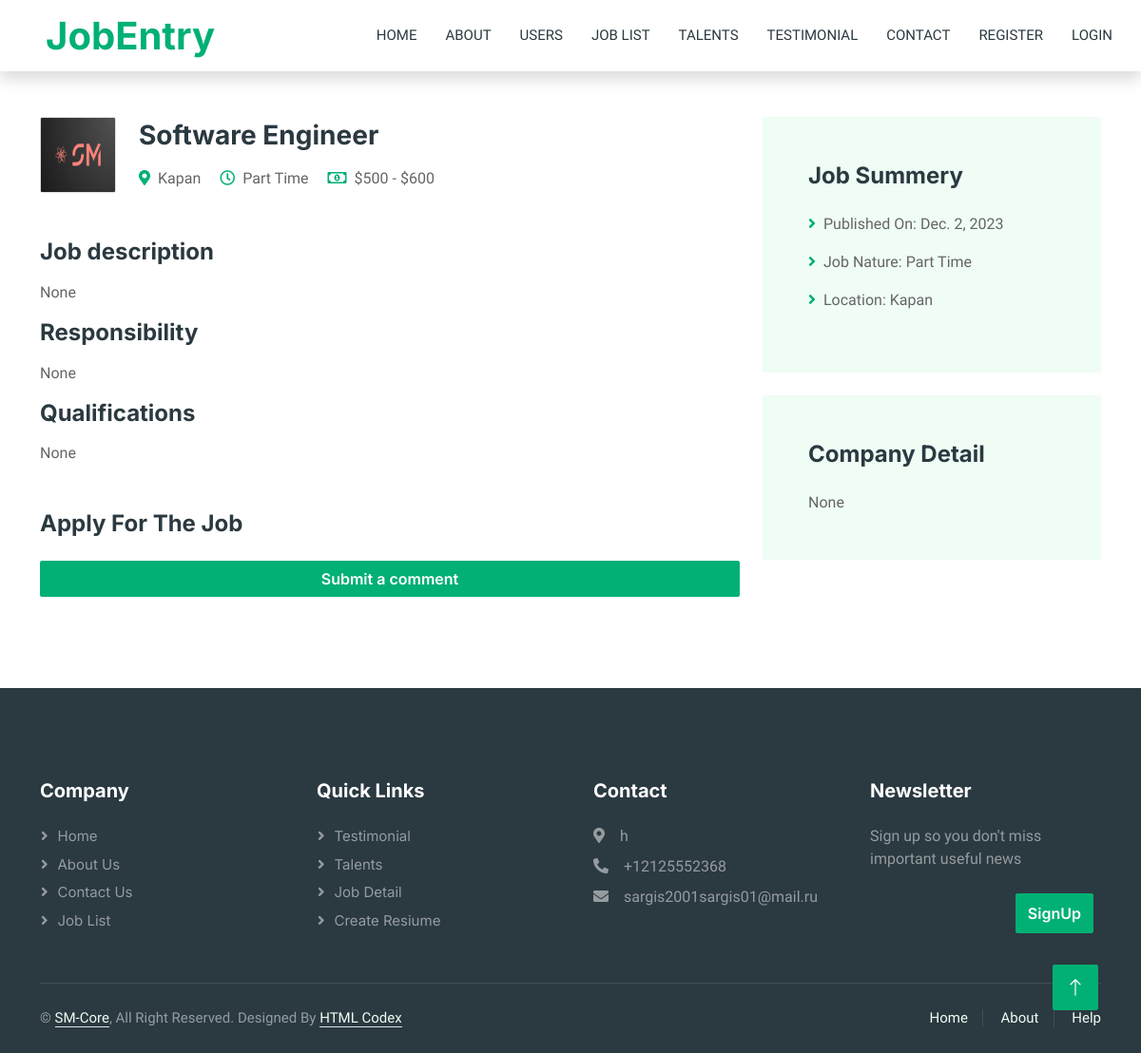
/1/, run on the app's committed database.
### main/models.py (models this page shows, shortened)
class JobCreate(models.Model):
    Full_time='Full Time'
    Part_time='Part Time'
    timetype=[
        ('Full Time',Full_time),
        ('Part Time',Part_time),
    ]
    Marketing = 'Marketing'
    Customer_Service = 'Customer Service'
    Human_Resource = 'Human Resource'
    Project_Management = 'Project Management'
    Business_Development = 'Business Development'
    Sales_and_Communication = 'Sales & Communication'
    Teaching_and_Education = 'Teaching & Education'
    Design_and_Creative = 'Design & Creative'
    category = [
        ('Marketing', 'Marketing'),
        ('Customer Service', 'Customer Service'),
        ('Human Resource', 'Human Resource'),
        ('Project Management', 'Project Management'),
        ('Business Development', 'Business Development'),
        ('Sales_and Communication', 'Sales & Communication'),
        ('Teaching and Education', 'Teaching & Education'),
        ('Design and Creative', 'Design & Creative'),
    ]
    proff=models.CharField('Job title',max_length=255)
    location=models.CharField('Location',max_length=55)
    jobtime=models.CharField('Job Time',choices=timetype,max_length=50)
    min_salary=models.IntegerField('Min salary')
    max_salary=models.IntegerField('Max salary')
    dt=models.DateField(auto_now_add=True)
    img=models.ImageField('Imagers',upload_to='Jobs_media')
    categories=models.CharField('Category',choices=category,max_length=50,blank=True)
    discription=models.TextField('Job description',null=True)
    responsibility=models.TextField('Responsibility',null=True)
    qualifications=models.TextField('Qualifications',null=True)
    about_company=models.TextField('Company Detail',null=True)
    email=models.EmailField('Email',null=True)
    likes=models.IntegerField(default=0,blank=True)
    savec=models.IntegerField(default=0,blank=True)
    dissave=models.BooleanField(default=True,blank=True)
    class Meta:
        verbose_name='Job Create'
        verbose_name_plural='Job Create'

class ContactUs(models.Model):
    address=models.CharField('address',max_length=50)
    email=models.EmailField('email')
    phone=PhoneNumberField()
    class Meta:
        verbose_name='Contact Us'
        verbose_name_plural='Contact Us'

### main/views.py (the view, shortened to what this page needs)
# urls.py: path('<int:id>/',JobDetail.as_view(),name='detail'),
class JobDetail(DetailView):
    template_name='job-detail.html'
    def get(self,request,id):
        jobcreate=JobCreate.objects.all()
        subjob=JobCreate.objects.filter(pk=id)
        contactus=ContactUs.objects.get()
        form=ApplyForm
        context={
            'link':'Job Detail',
            'subjob':subjob,
            'form':form,
            'jobcreate':jobcreate,
            'contactus':contactus,
                }
        return render(request,self.template_name,context)

### main/Templates/job-detail.html
{% extends 'base.html' %}
    {% block content %}
        {% for i in subjob %}
        <div class="container-xxl py-5 wow fadeInUp" data-wow-delay="0.1s">
            <div class="container">
                <div class="row gy-5 gx-4">
                    <div class="col-lg-8">
                        <div class="d-flex align-items-center mb-5">
                            <img class="flex-shrink-0 img-fluid border rounded" src="{{ i.img.url }}" alt="" style="width: 80px; height: 80px;">
                            <div class="text-start ps-4">
                                <h3 class="mb-3">{{ i.proff }}</h3>
                                <span class="text-truncate me-3"><i class="fa fa-map-marker-alt text-primary me-2"></i>{{ i.location }}</span>
                                <span class="text-truncate me-3"><i class="far fa-clock text-primary me-2"></i>{{ i.jobtime }}</span>
                                <span class="text-truncate me-0"><i class="far fa-money-bill-alt text-primary me-2"></i>${{ i.min_salary }} - ${{ i.max_salary }}</span>
                            </div>
                        </div>
                        <div class="mb-5">
                            <h4 class="mb-3">Job description</h4>
                            <p>{{ i.discription }}</p>
                            <h4 class="mb-3">Responsibility</h4>
                            <p>{{ i.responsibility }}</p>
                            <h4 class="mb-3">Qualifications</h4>
                            <p>{{ i.qualifications }}</p>
                        </div>
                        <div class="">
                            <h4 class="mb-4">Apply For The Job</h4>
                            {% if user.is_authenticated %}
                            <form method="post" action="" enctype="multipart/form-data">
                                {% csrf_token %}
                                <div class="row g-3">
                                    <div class="col-12 col-sm-6">
                                        <input type="text" name="name" class="form-control" placeholder="Your Name">
                                    </div>
                                    <div class="col-12 col-sm-6">
                                        <input type="email" class="form-control" name="email" placeholder="Your Email">
                                    </div>
                                    <div class="col-12 col-sm-6">
                                        <input type="text" class="form-control" name="phone" placeholder="Phone">
                                    </div>
                                        {{ form.resi }}
                                    <div class="col-12">
                                        <textarea class="form-control" rows="5" name="coverlatter" placeholder="Coverletter"></textarea>
                                    </div>
                                    <div class="col-12">
                                        <button class="btn btn-primary w-100" type="submit">Apply Now</button>
                                    </div>
                                </div>
                            </form>
                            {% else %}
                            <div class="col-12">
                                <a href="{% url 'register' %}" class="btn btn-primary w-100">Submit a comment</a>
                            </div>
                            {% endif %}
                        </div>
                    </div>
                    <div class="col-lg-4">
                        <div class="bg-light rounded p-5 mb-4 wow slideInUp" data-wow-delay="0.1s">
                            <h4 class="mb-4">Job Summery</h4>
                            <p><i class="fa fa-angle-right text-primary me-2"></i>Published On: {{ i.dt }}</p>
                            <p><i class="fa fa-angle-right text-primary me-2"></i>Job Nature: {{ i.jobtime }}</p>
                            <p><i class="fa fa-angle-right text-primary me-2"></i>Location: {{ i.location }}</p>
                        </div>
                        <div class="bg-light rounded p-5 wow slideInUp" data-wow-delay="0.1s">
                            <h4 class="mb-4">Company Detail</h4>
                            <p class="m-0">{{ i.about_company }}</p>
                        </div>
                    </div>
                </div>
            </div>
        </div>
        {% endfor %}
    {% endblock %}

### main/Templates/base.html (shortened to what this page needs)
{% load static %}
<!DOCTYPE html>
<html lang="en">
<head>
    <link href="https://cdnjs.cloudflare.com/ajax/libs/font-awesome/5.10.0/css/all.min.css" rel="stylesheet">
    <link href="https://cdn.jsdelivr.net/npm/bootstrap-icons@1.4.1/font/bootstrap-icons.css" rel="stylesheet">
    <link href="{% static 'lib/animate/animate.min.css' %}" rel="stylesheet">
    <link href="{% static 'lib/owlcarousel/assets/owl.carousel.min.css' %}" rel="stylesheet">
    <link href="{% static 'css/bootstrap.min.css' %}" rel="stylesheet">
    <link href="{% static 'css/style.css' %}" rel="stylesheet">
</head>
<body>
    <div class="container-xxl bg-white p-0">
        <nav class="navbar navbar-expand-lg bg-white navbar-light shadow sticky-top p-0">
            <a href="{% url 'home' %}" class="navbar-brand d-flex align-items-center text-center py-0 px-4 px-lg-5">
                <h1 class="m-0 text-primary">JobEntry</h1>
            </a>
            <div class="collapse navbar-collapse" id="navbarCollapse">
                <div class="navbar-nav ms-auto p-4 p-lg-0">
                    <a href="{% url 'home' %}" class="nav-item nav-link">Home</a>
                    <a href="{% url 'about' %}" class="nav-item nav-link">About</a>
                    <a href="{% url 'searchuser' %}" class="nav-item nav-link">Users</a>
                        <a href="{% url 'joblist' %}" class="nav-link dropdown">Job List</a>
                        <a href="{% url 'talent' %}" class="nav-link dropdown">Talents</a>
                        <a href="{% url 'testimonial' %}" class="nav-link dropdown">Testimonial</a>
                    <a href="{% url 'contact' %}" class="nav-item nav-link">Contact</a>
                    {% if user.is_authenticated %}
                        <a href="{% url 'logout' %}" class="btn btn-primary rounded-0 py-4 px-lg-5 d-none d-lg-block">Logout<i class="fa fa-arrow-right ms-3"></i></a>
                    {% else %}
                        <a href="{% url 'register' %}" class="nav-item nav-link">Register</a>
                        <a href="{% url 'login' %}" class="nav-item nav-link">Login</a>
                        {% endif %}
                    </div>
            </div>
        </nav>
        {% block content %}
        {% endblock %}
        <div class="container-fluid bg-dark text-white-50 footer pt-5 mt-5 wow fadeIn" data-wow-delay="0.1s">
        <div class="container py-5">
            <div class="row g-5">
                <div class="col-lg-3 col-md-6">
                    <h5 class="text-white mb-4">Company</h5>
                    <a class="btn btn-link text-white-50" href="{% url 'home' %}">Home</a>
                    <a class="btn btn-link text-white-50" href="{% url 'about' %}">About Us</a>
                    <a class="btn btn-link text-white-50" href="{% url 'contact' %}">Contact Us</a>
                    <a class="btn btn-link text-white-50" href="{% url 'joblist' %}">Job List</a>
                </div>
                <div class="col-lg-3 col-md-6">
                    <h5 class="text-white mb-4">Quick Links</h5>
                    <a class="btn btn-link text-white-50" href="{% url 'testimonial' %}">Testimonial</a>
                    <a class="btn btn-link text-white-50" href="{% url 'talent' %}">Talents</a>
                    <a class="btn btn-link text-white-50" href="{% url 'detail' 1 %}">Job Detail</a>
                {% if user.is_authenticated %}
                    <a class="btn btn-link text-white-50" href="{% url 'resiume'  %}">Create Resiume</a>
                {% else %}
                    <a class="btn btn-link text-white-50" href="{% url 'login'  %}">Create Resiume</a>
                {% endif %}
                </div>
                <div class="col-lg-3 col-md-6">
                    <h5 class="text-white mb-4">Contact</h5>
                    <p class="mb-2"><i class="fa fa-map-marker-alt me-3"></i>{{ contactus.address }}</p>
                    <p class="mb-2"><i class="fa fa-phone-alt me-3"></i>{{ contactus.phone }}</p>
                    <p class="mb-2"><i class="fa fa-envelope me-3"></i>{{ contactus.email }}</p>
                </div>
                <div class="col-lg-3 col-md-6">
                    <h5 class="text-white mb-4">Newsletter</h5>
                    <p>Sign up so you don't miss important useful news</p>
                    {% if user.is_authenticated %}
                    <div class="position-relative mx-auto" style="max-width: 400px;">
                        <a href="{% url 'contact' %}"><button type="button" class="btn btn-primary py-2 position-absolute top-0 end-0 mt-2 me-2">Post a review</button></a>
                    </div>
                    {% else %}
                    <div class="position-relative mx-auto" style="max-width: 400px;">
                        <a href="{% url 'register' %}"><button type="button" class="btn btn-primary py-2 position-absolute top-0 end-0 mt-2 me-2">SignUp</button></a>
                    </div>
                    {% endif %}
                </div>
            </div>
        </div>
        <div class="container">
            <div class="copyright">
                <div class="row">
                    <div class="col-md-6 text-center text-md-start mb-3 mb-md-0">
                        &copy; <a class="border-bottom" href="{% url 'home' %}">SM-Core</a>, All Right Reserved.
                        Designed By <a class="border-bottom" href="https://htmlcodex.com">HTML Codex</a>
                    </div>
                    <div class="col-md-6 text-center text-md-end">
                        <div class="footer-menu">
                            <a href="{% url 'home' %}">Home</a>
                            <a href="{% url 'about' %}">About</a>
                            <a href="{% url 'contact' %}">Help</a>
                        </div>
                    </div>
                </div>
            </div>
        </div>
    </div>
        <a href="#" class="btn btn-lg btn-primary btn-lg-square back-to-top"><i class="bi bi-arrow-up"></i></a>
    </div>
</body>
</html>

### main/static/css/style.css (style rules this page uses)
:root { --primary: #00B074; --secondary: #2B9BFF; --light: #EFFDF5; --dark: #2B3940; }
.back-to-top { position: fixed; display: none; right: 45px; bottom: 45px; z-index: 99; }
.btn { font-family: 'Inter', sans-serif; font-weight: 600; transition: .5s; }
.btn.btn-primary, .btn.btn-secondary { color: #FFFFFF; }
.btn-lg-square { width: 48px; height: 48px; }
.btn-square, .btn-sm-square, .btn-lg-square { padding: 0; display: flex; align-items: center; justify-content: center; font-weight: normal; border-radius: 2px; }
.navbar-dark .navbar-nav .nav-link, .navbar-light .navbar-nav .nav-link { margin-right: 30px; padding: 25px 0; color: #FFFFFF; font-size: 15px; text-transform: uppercase; outline: none; }
.navbar-light .navbar-brand, .navbar-light a.btn { height: 75px; }
.navbar-light .navbar-nav .nav-link { color: var(--dark); font-weight: 500; }
.navbar-light.sticky-top { top: -100px; transition: .5s; }
.footer .btn.btn-link { display: block; margin-bottom: 5px; padding: 0; text-align: left; font-size: 15px; font-weight: normal; text-transform: capitalize; transition: .3s; }
.footer .btn.btn-link::before { position: relative; content: "\f105"; font-family: "Font Awesome 5 Free"; font-weight: 900; margin-right: 10px; }
.footer .copyright { padding: 25px 0; font-size: 15px; border-top: 1px solid rgba(256, 256, 256, .1); }
.footer .copyright a { color: var(--light); }
.footer .footer-menu a { margin-right: 15px; padding-right: 15px; border-right: 1px solid rgba(255, 255, 255, .1); }
.footer .footer-menu a:last-child { margin-right: 0; padding-right: 0; border-right: none; }

### data on the page
JobCreate: img (picture), proff "Software Engineer", location "Kapan", jobtime "Part Time", min_salary "500", max_salary "600", discription "None", responsibility "None", qualifications "None", dt "Dec. 2, 2023", about_company "None"
ContactUs: address "h", phone "+12125552368", email "sargis2001sargis01@mail.ru"
